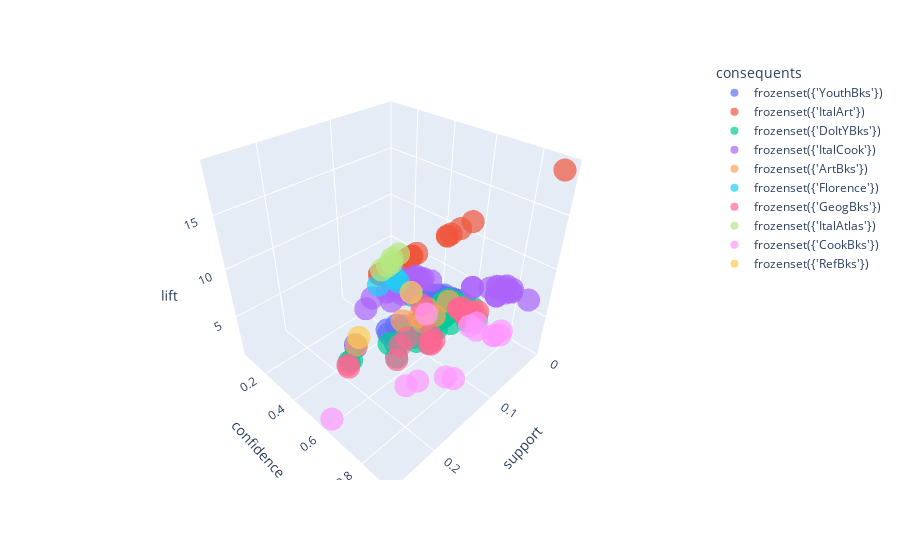

Notebook source saved alongside this figure:
### Code cell
#interactive 3d plot visualizing lift, support and confidence.
import plotly.express as px
df = px.data.iris()
fig = px.scatter_3d(rules_without_redundancies, x='support', y='confidence', z='lift',
                    color='consequents',opacity=0.7)
fig.show()

### Figure 1 — Plotly figure (JSON) as saved in the notebook; plotly's stock layout.template omitted (floating-point values rounded to 4 significant figures)
{"data": [{"hovertemplate": "consequents=frozenset({'YouthBks'})<br>support=%{x}<br>confidence=%{y}<br>lift=%{z}<extra></extra>", "legendgroup": "frozenset({'YouthBks'})", "marker": {"color": "#636efa", "opacity": 0.7, "symbol": "circle"}, "mode": "markers", "name": "frozenset({'YouthBks'})", "scene": "scene", "showlegend": true, "type": "scatter3d", "x": [0.0805, 0.0195, 0.068, 0.083, 0.065, 0.099, 0.058, 0.0145, 0.023, 0.009, 0.031, 0.081, 0.059, 0.017, 0.0125, 0.095, 0.02, 0.0305, 0.009, 0.011, 0.012, 0.023, 0.0265, 0.015, 0.0345, 0.019, 0.0775, 0.0175, 0.1205, 0.06, 0.101, 0.049, 0.0175, 0.129, 0.059, 0.0085, 0.015, 0.0165, 0.095, 0.0075, 0.0175, 0.1155, 0.046, 0.01, 0.0135, 0.019, 0.097, 0.057, 0.0965, 0.0125, 0.165, 0.162], "y": [0.4954, 0.4756, 0.5132, 0.5479, 0.5098, 0.5077, 0.5498, 0.4915, 0.4742, 0.5, 0.5299, 0.485, 0.5198, 0.3505, 0.4032, 0.5067, 0.4211, 0.5398, 0.4737, 0.55, 0.5217, 0.4742, 0.5699, 0.5263, 0.5391, 0.5067, 0.5082, 0.4861, 0.4366, 0.4858, 0.4191, 0.5475, 0.473, 0.5039, 0.5198, 0.5152, 0.5, 0.3882, 0.5163, 0.4286, 0.473, 0.4096, 0.5412, 0.4878, 0.4286, 0.3918, 0.5039, 0.5158, 0.4499, 0.4386, 0.3901, 0.3759], "z": [2.002, 1.922, 2.074, 2.214, 2.06, 2.051, 2.221, 1.986, 1.916, 2.02, 2.141, 1.96, 2.1, 1.416, 1.629, 2.047, 1.701, 2.181, 1.914, 2.222, 2.108, 1.916, 2.303, 2.127, 2.178, 2.047, 2.053, 1.964, 1.764, 1.963, 1.693, 2.212, 1.911, 2.036, 2.1, 2.081, 2.02, 1.569, 2.086, 1.732, 1.911, 1.655, 2.187, 1.971, 1.732, 1.583, 2.036, 2.084, 1.818, 1.772, 1.576, 1.519]}, {"hovertemplate": "consequents=frozenset({'ItalArt'})<br>support=%{x}<br>confidence=%{y}<br>lift=%{z}<extra></extra>", "legendgroup": "frozenset({'ItalArt'})", "marker": {"color": "#EF553B", "opacity": 0.7, "symbol": "circle"}, "mode": "markers", "name": "frozenset({'ItalArt'})", "scene": "scene", "showlegend": true, "type": "scatter3d", "x": [0.0125, 0.013, 0.025, 0.0485, 0.036, 0.0295, 0.018, 0.02, 0.0105, 0.036, 0.0105, 0.0165, 0.0295, 0.0165, 0.0135, 0.02, 0.03, 0.0145, 0.0125, 0.041, 0.009, 0.0165, 0.0115, 0.0165, 0.041, 0.023], "y": [0.2577, 0.4561, 0.1299, 0.2012, 0.2215, 0.2314, 0.1188, 0.09324, 0.2165, 0.08511, 0.2211, 0.1082, 0.1069, 0.4459, 0.1222, 0.2235, 0.1172, 0.5088, 0.1152, 0.09513, 0.2118, 0.9167, 0.561, 0.4459, 0.2455, 0.1179], "z": [5.314, 9.405, 2.678, 4.149, 4.568, 4.771, 2.45, 1.922, 4.464, 1.755, 4.558, 2.231, 2.204, 9.195, 2.519, 4.607, 2.416, 10.49, 2.375, 1.961, 4.366, 18.9, 11.57, 9.195, 5.062, 2.432]}, {"hovertemplate": "consequents=frozenset({'DoItYBks'})<br>support=%{x}<br>confidence=%{y}<br>lift=%{z}<extra></extra>", "legendgroup": "frozenset({'DoItYBks'})", "marker": {"color": "#00cc96", "opacity": 0.7, "symbol": "circle"}, "mode": "markers", "name": "frozenset({'DoItYBks'})", "scene": "scene", "showlegend": true, "type": "scatter3d", "x": [0.184, 0.0535, 0.09, 0.1045, 0.03, 0.1085, 0.0585, 0.0585, 0.019, 0.0235, 0.017, 0.0095, 0.0125, 0.011, 0.0145, 0.146, 0.1875, 0.0315, 0.027, 0.0585, 0.0195, 0.03, 0.0345, 0.01, 0.0245, 0.073, 0.1235, 0.0225, 0.025, 0.022, 0.1325, 0.015, 0.019, 0.046, 0.025, 0.009, 0.0845, 0.1015, 0.0075, 0.1055, 0.095, 0.0095, 0.0365, 0.0165], "y": [0.435, 0.5978, 0.5941, 0.5359, 0.6186, 0.5636, 0.5154, 0.5154, 0.5135, 0.4947, 0.5965, 0.5758, 0.5435, 0.55, 0.4677, 0.5703, 0.435, 0.2903, 0.6585, 0.5294, 0.4588, 0.6186, 0.5391, 0.5556, 0.5052, 0.5725, 0.5124, 0.4639, 0.6667, 0.6111, 0.4801, 0.5263, 0.5135, 0.5412, 0.5376, 0.5143, 0.5541, 0.6078, 0.6, 0.4918, 0.5846, 0.4634, 0.646, 0.5593], "z": [1.543, 2.12, 2.107, 1.9, 2.193, 1.999, 1.828, 1.828, 1.821, 1.754, 2.115, 2.042, 1.927, 1.95, 1.659, 2.022, 1.543, 1.03, 2.335, 1.877, 1.627, 2.193, 1.912, 1.97, 1.791, 2.03, 1.817, 1.645, 2.364, 2.167, 1.702, 1.866, 1.821, 1.919, 1.907, 1.824, 1.965, 2.155, 2.128, 1.744, 2.073, 1.643, 2.291, 1.983]}, {"hovertemplate": "consequents=frozenset({'ItalCook'})<br>support=%{x}<br>confidence=%{y}<br>lift=%{z}<extra></extra>", "legendgroup": "frozenset({'ItalCook'})", "marker": {"color": "#ab63fa", "opacity": 0.7, "symbol": "circle"}, "mode": "markers", "name": "frozenset({'ItalCook'})", "scene": "scene", "showlegend": true, "type": "scatter3d", "x": [0.0175, 0.0075, 0.085, 0.1135, 0.013, 0.0125, 0.0375, 0.014, 0.0175, 0.085, 0.02, 0.012, 0.0415, 0.023, 0.023, 0.064, 0.0455, 0.0375, 0.0525, 0.036, 0.024, 0.013, 0.0565, 0.0565, 0.016, 0.0375, 0.0095, 0.0465, 0.023, 0.0465, 0.015, 0.064, 0.029, 0.0235, 0.0285], "y": [0.1613, 0.2419, 0.332, 0.2633, 0.7222, 0.7576, 0.7732, 0.2887, 0.3684, 0.2009, 0.7018, 0.2474, 0.2739, 0.6216, 0.807, 0.3325, 0.28, 0.9146, 0.2692, 0.2824, 0.8136, 0.3059, 0.2344, 0.3383, 0.8, 0.7732, 0.76, 0.3049, 0.6216, 0.2168, 0.7317, 0.2319, 0.2624, 0.2626, 0.7917], "z": [1.421, 2.132, 2.925, 2.32, 6.363, 6.675, 6.812, 2.543, 3.246, 1.77, 6.183, 2.18, 2.413, 5.477, 7.11, 2.929, 2.467, 8.058, 2.372, 2.488, 7.168, 2.695, 2.066, 2.981, 7.048, 6.812, 6.696, 2.687, 5.477, 1.91, 6.447, 2.043, 2.312, 2.313, 6.975]}, {"hovertemplate": "consequents=frozenset({'ArtBks'})<br>support=%{x}<br>confidence=%{y}<br>lift=%{z}<extra></extra>", "legendgroup": "frozenset({'ArtBks'})", "marker": {"color": "#FFA15A", "opacity": 0.7, "symbol": "circle"}, "mode": "markers", "name": "frozenset({'ArtBks'})", "scene": "scene", "showlegend": true, "type": "scatter3d", "x": [0.0895, 0.1625, 0.02, 0.0485, 0.07, 0.0565, 0.076, 0.018], "y": [0.4172, 0.3842, 0.6452, 0.447, 0.459, 0.5113, 0.5017, 0.4865], "z": [1.731, 1.594, 2.677, 1.855, 1.905, 2.122, 2.082, 2.019]}, {"hovertemplate": "consequents=frozenset({'Florence'})<br>support=%{x}<br>confidence=%{y}<br>lift=%{z}<extra></extra>", "legendgroup": "frozenset({'Florence'})", "marker": {"color": "#19d3f3", "opacity": 0.7, "symbol": "circle"}, "mode": "markers", "name": "frozenset({'Florence'})", "scene": "scene", "showlegend": true, "type": "scatter3d", "x": [0.0335, 0.0485, 0.0215], "y": [0.2062, 0.1147, 0.1419], "z": [1.9, 1.057, 1.308]}, {"hovertemplate": "consequents=frozenset({'GeogBks'})<br>support=%{x}<br>confidence=%{y}<br>lift=%{z}<extra></extra>", "legendgroup": "frozenset({'GeogBks'})", "marker": {"color": "#FF6692", "opacity": 0.7, "symbol": "circle"}, "mode": "markers", "name": "frozenset({'GeogBks'})", "scene": "scene", "showlegend": true, "type": "scatter3d", "x": [0.195, 0.016, 0.102, 0.0425, 0.1925, 0.0205, 0.0205, 0.0195, 0.1035, 0.1495, 0.031, 0.089, 0.094, 0.1105, 0.03, 0.1275, 0.0305, 0.0175, 0.0115], "y": [0.461, 0.5614, 0.6277, 0.3917, 0.4466, 0.5541, 0.5541, 0.629, 0.6198, 0.584, 0.6526, 0.5836, 0.6205, 0.5152, 0.6186, 0.529, 0.6289, 0.614, 0.6389], "z": [1.67, 2.034, 2.274, 1.419, 1.618, 2.007, 2.007, 2.279, 2.246, 2.116, 2.365, 2.115, 2.248, 1.866, 2.241, 1.917, 2.278, 2.225, 2.315]}, {"hovertemplate": "consequents=frozenset({'ItalAtlas'})<br>support=%{x}<br>confidence=%{y}<br>lift=%{z}<extra></extra>", "legendgroup": "frozenset({'ItalAtlas'})", "marker": {"color": "#B6E880", "opacity": 0.7, "symbol": "circle"}, "mode": "markers", "name": "frozenset({'ItalAtlas'})", "scene": "scene", "showlegend": true, "type": "scatter3d", "x": [0.037, 0.0285, 0.0285, 0.018, 0.0155], "y": [0.1725, 0.06738, 0.1881, 0.07469, 0.09538], "z": [4.662, 1.821, 5.084, 2.019, 2.578]}, {"hovertemplate": "consequents=frozenset({'CookBks'})<br>support=%{x}<br>confidence=%{y}<br>lift=%{z}<extra></extra>", "legendgroup": "frozenset({'CookBks'})", "marker": {"color": "#FF97FF", "opacity": 0.7, "symbol": "circle"}, "mode": "markers", "name": "frozenset({'CookBks'})", "scene": "scene", "showlegend": true, "type": "scatter3d", "x": [0.167, 0.256, 0.0335, 0.0225, 0.1525, 0.0285, 0.0285, 0.0475, 0.014, 0.1265, 0.0315, 0.0205, 0.1225], "y": [0.6929, 0.6052, 0.6907, 0.7895, 0.711, 0.7703, 0.7703, 0.4378, 0.7778, 0.7785, 0.6495, 0.6613, 0.8086], "z": [1.608, 1.404, 1.603, 1.832, 1.65, 1.787, 1.787, 1.016, 1.805, 1.806, 1.507, 1.534, 1.876]}, {"hovertemplate": "consequents=frozenset({'RefBks'})<br>support=%{x}<br>confidence=%{y}<br>lift=%{z}<extra></extra>", "legendgroup": "frozenset({'RefBks'})", "marker": {"color": "#FECB52", "opacity": 0.7, "symbol": "circle"}, "mode": "markers", "name": "frozenset({'RefBks'})", "scene": "scene", "showlegend": true, "type": "scatter3d", "x": [0.031, 0.1515], "y": [0.2857, 0.3582], "z": [1.332, 1.67]}], "layout": {"legend": {"title": {"text": "consequents"}, "tracegroupgap": 0}, "margin": {"t": 60}, "scene": {"domain": {"x": [0, 1], "y": [0, 1]}, "xaxis": {"title": {"text": "support"}}, "yaxis": {"title": {"text": "confidence"}}, "zaxis": {"title": {"text": "lift"}}}}}
